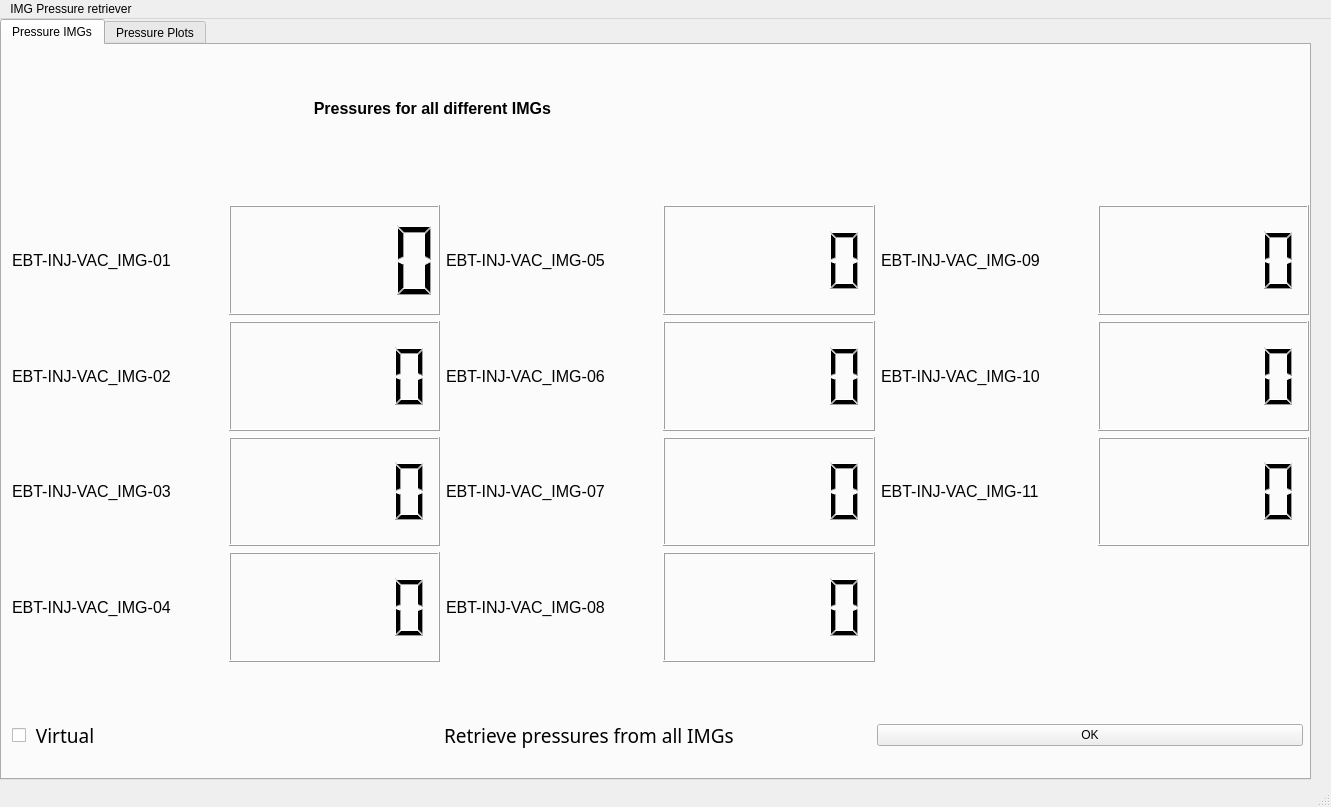
<?xml version="1.0" encoding="UTF-8"?>
<ui version="4.0">
 <class>MainWindow</class>
 <widget class="QMainWindow" name="MainWindow">
  <property name="geometry">
   <rect>
    <x>0</x>
    <y>0</y>
    <width>1331</width>
    <height>807</height>
   </rect>
  </property>
  <property name="windowTitle">
   <string>MainWindow</string>
  </property>
  <widget class="QWidget" name="centralwidget">
   <widget class="QTabWidget" name="tabWidget">
    <property name="geometry">
     <rect>
      <x>0</x>
      <y>0</y>
      <width>1311</width>
      <height>761</height>
     </rect>
    </property>
    <property name="currentIndex">
     <number>0</number>
    </property>
    <widget class="QWidget" name="IMGPressure_tab">
     <attribute name="title">
      <string>Pressure IMGs</string>
     </attribute>
     <widget class="QWidget" name="gridLayoutWidget">
      <property name="geometry">
       <rect>
        <x>10</x>
        <y>0</y>
        <width>1291</width>
        <height>144</height>
       </rect>
      </property>
      <layout class="QGridLayout" name="IMGTitleLayout">
       <item row="0" column="0">
        <widget class="QLabel" name="IMGTitleLabel">
         <property name="font">
          <font>
           <pointsize>12</pointsize>
           <weight>75</weight>
           <bold>true</bold>
          </font>
         </property>
         <property name="text">
          <string>                                                                    Pressures for all different IMGs
</string>
         </property>
        </widget>
       </item>
      </layout>
     </widget>
     <widget class="QWidget" name="gridLayoutWidget_2">
      <property name="geometry">
       <rect>
        <x>10</x>
        <y>650</y>
        <width>1291</width>
        <height>81</height>
       </rect>
      </property>
      <layout class="QGridLayout" name="IMGButtonGridLayout">
       <item row="0" column="2">
        <widget class="QPushButton" name="IMGpushButton">
         <property name="text">
          <string>OK</string>
         </property>
        </widget>
       </item>
       <item row="0" column="1">
        <widget class="QLabel" name="IMGButtonLabel">
         <property name="font">
          <font>
           <family>Franklin Gothic Book</family>
           <pointsize>14</pointsize>
          </font>
         </property>
         <property name="text">
          <string>Retrieve pressures from all IMGs</string>
         </property>
        </widget>
       </item>
       <item row="0" column="0">
        <widget class="QCheckBox" name="IMGVirtual_checkBox">
         <property name="font">
          <font>
           <family>Mongolian Baiti</family>
           <pointsize>14</pointsize>
          </font>
         </property>
         <property name="text">
          <string> Virtual </string>
         </property>
        </widget>
       </item>
      </layout>
     </widget>
     <widget class="QWidget" name="gridLayoutWidget_3">
      <property name="geometry">
       <rect>
        <x>10</x>
        <y>160</y>
        <width>1297</width>
        <height>457</height>
       </rect>
      </property>
      <layout class="QGridLayout" name="IMGPressuregridLayout">
       <item row="2" column="1">
        <widget class="QLCDNumber" name="IMG03_lcdNumber">
         <property name="smallDecimalPoint">
          <bool>true</bool>
         </property>
         <property name="intValue" stdset="0">
          <number>0</number>
         </property>
        </widget>
       </item>
       <item row="3" column="2">
        <widget class="QLabel" name="IMG08_label">
         <property name="font">
          <font>
           <family>MS UI Gothic</family>
           <pointsize>12</pointsize>
          </font>
         </property>
         <property name="text">
          <string>EBT-INJ-VAC_IMG-08</string>
         </property>
        </widget>
       </item>
       <item row="2" column="0">
        <widget class="QLabel" name="IMG03_label">
         <property name="font">
          <font>
           <family>MS UI Gothic</family>
           <pointsize>12</pointsize>
          </font>
         </property>
         <property name="text">
          <string>EBT-INJ-VAC_IMG-03</string>
         </property>
        </widget>
       </item>
       <item row="3" column="0">
        <widget class="QLabel" name="IMG04_label">
         <property name="font">
          <font>
           <family>MS UI Gothic</family>
           <pointsize>12</pointsize>
          </font>
         </property>
         <property name="text">
          <string>EBT-INJ-VAC_IMG-04</string>
         </property>
        </widget>
       </item>
       <item row="1" column="4">
        <widget class="QLabel" name="IMG10_label">
         <property name="font">
          <font>
           <family>MS UI Gothic</family>
           <pointsize>12</pointsize>
          </font>
         </property>
         <property name="text">
          <string>EBT-INJ-VAC_IMG-10</string>
         </property>
        </widget>
       </item>
       <item row="0" column="0">
        <widget class="QLabel" name="IMG01_label">
         <property name="font">
          <font>
           <family>MS UI Gothic</family>
           <pointsize>12</pointsize>
          </font>
         </property>
         <property name="text">
          <string>EBT-INJ-VAC_IMG-01</string>
         </property>
        </widget>
       </item>
       <item row="2" column="2">
        <widget class="QLabel" name="IMG07_label">
         <property name="font">
          <font>
           <family>MS UI Gothic</family>
           <pointsize>12</pointsize>
          </font>
         </property>
         <property name="text">
          <string>EBT-INJ-VAC_IMG-07</string>
         </property>
        </widget>
       </item>
       <item row="1" column="0">
        <widget class="QLabel" name="IMG02_label">
         <property name="font">
          <font>
           <family>MS UI Gothic</family>
           <pointsize>12</pointsize>
          </font>
         </property>
         <property name="text">
          <string>EBT-INJ-VAC_IMG-02</string>
         </property>
        </widget>
       </item>
       <item row="0" column="4">
        <widget class="QLabel" name="IMG09_label">
         <property name="font">
          <font>
           <family>MS UI Gothic</family>
           <pointsize>12</pointsize>
          </font>
         </property>
         <property name="text">
          <string>EBT-INJ-VAC_IMG-09</string>
         </property>
        </widget>
       </item>
       <item row="0" column="2">
        <widget class="QLabel" name="IMG05_label">
         <property name="font">
          <font>
           <family>MS UI Gothic</family>
           <pointsize>12</pointsize>
          </font>
         </property>
         <property name="text">
          <string>EBT-INJ-VAC_IMG-05</string>
         </property>
        </widget>
       </item>
       <item row="3" column="3">
        <widget class="QLCDNumber" name="IMG08_lcdNumber">
         <property name="smallDecimalPoint">
          <bool>true</bool>
         </property>
         <property name="intValue" stdset="0">
          <number>0</number>
         </property>
        </widget>
       </item>
       <item row="1" column="2">
        <widget class="QLabel" name="IMG06_label">
         <property name="font">
          <font>
           <family>MS UI Gothic</family>
           <pointsize>12</pointsize>
          </font>
         </property>
         <property name="text">
          <string>EBT-INJ-VAC_IMG-06</string>
         </property>
        </widget>
       </item>
       <item row="2" column="4">
        <widget class="QLabel" name="IMG11_label">
         <property name="font">
          <font>
           <family>MS UI Gothic</family>
           <pointsize>12</pointsize>
          </font>
         </property>
         <property name="text">
          <string>EBT-INJ-VAC_IMG-11</string>
         </property>
        </widget>
       </item>
       <item row="2" column="3">
        <widget class="QLCDNumber" name="IMG07_lcdNumber">
         <property name="smallDecimalPoint">
          <bool>true</bool>
         </property>
         <property name="intValue" stdset="0">
          <number>0</number>
         </property>
        </widget>
       </item>
       <item row="3" column="1">
        <widget class="QLCDNumber" name="IMG04_lcdNumber">
         <property name="smallDecimalPoint">
          <bool>true</bool>
         </property>
         <property name="intValue" stdset="0">
          <number>0</number>
         </property>
        </widget>
       </item>
       <item row="1" column="3">
        <widget class="QLCDNumber" name="IMG06_lcdNumber">
         <property name="smallDecimalPoint">
          <bool>true</bool>
         </property>
         <property name="intValue" stdset="0">
          <number>0</number>
         </property>
        </widget>
       </item>
       <item row="0" column="3">
        <widget class="QLCDNumber" name="IMG05_lcdNumber">
         <property name="smallDecimalPoint">
          <bool>true</bool>
         </property>
         <property name="intValue" stdset="0">
          <number>0</number>
         </property>
        </widget>
       </item>
       <item row="0" column="1">
        <widget class="QLCDNumber" name="IMG01_lcdNumber"/>
       </item>
       <item row="1" column="1">
        <widget class="QLCDNumber" name="IMG02_lcdNumber">
         <property name="smallDecimalPoint">
          <bool>true</bool>
         </property>
         <property name="intValue" stdset="0">
          <number>0</number>
         </property>
        </widget>
       </item>
       <item row="0" column="5">
        <widget class="QLCDNumber" name="IMG09_lcdNumber">
         <property name="smallDecimalPoint">
          <bool>true</bool>
         </property>
         <property name="intValue" stdset="0">
          <number>0</number>
         </property>
        </widget>
       </item>
       <item row="1" column="5">
        <widget class="QLCDNumber" name="IMG10_lcdNumber">
         <property name="smallDecimalPoint">
          <bool>true</bool>
         </property>
         <property name="intValue" stdset="0">
          <number>0</number>
         </property>
        </widget>
       </item>
       <item row="2" column="5">
        <widget class="QLCDNumber" name="IMG11_lcdNumber">
         <property name="smallDecimalPoint">
          <bool>true</bool>
         </property>
         <property name="intValue" stdset="0">
          <number>0</number>
         </property>
        </widget>
       </item>
      </layout>
     </widget>
    </widget>
    <widget class="QWidget" name="IMGPlotting_tab">
     <attribute name="title">
      <string>Pressure Plots</string>
     </attribute>
     <widget class="QWidget" name="gridLayoutWidget_4">
      <property name="geometry">
       <rect>
        <x>20</x>
        <y>10</y>
        <width>1231</width>
        <height>691</height>
       </rect>
      </property>
      <layout class="QGridLayout" name="PlotLayoutWidget"/>
     </widget>
    </widget>
   </widget>
  </widget>
  <widget class="QStatusBar" name="statusbar"/>
  <widget class="QMenuBar" name="menubar">
   <property name="geometry">
    <rect>
     <x>0</x>
     <y>0</y>
     <width>1331</width>
     <height>21</height>
    </rect>
   </property>
   <widget class="QMenu" name="menuIMG_Pressure_retriever">
    <property name="title">
     <string>IMG Pressure retriever</string>
    </property>
   </widget>
   <addaction name="menuIMG_Pressure_retriever"/>
  </widget>
 </widget>
 <resources/>
 <connections/>
</ui>
